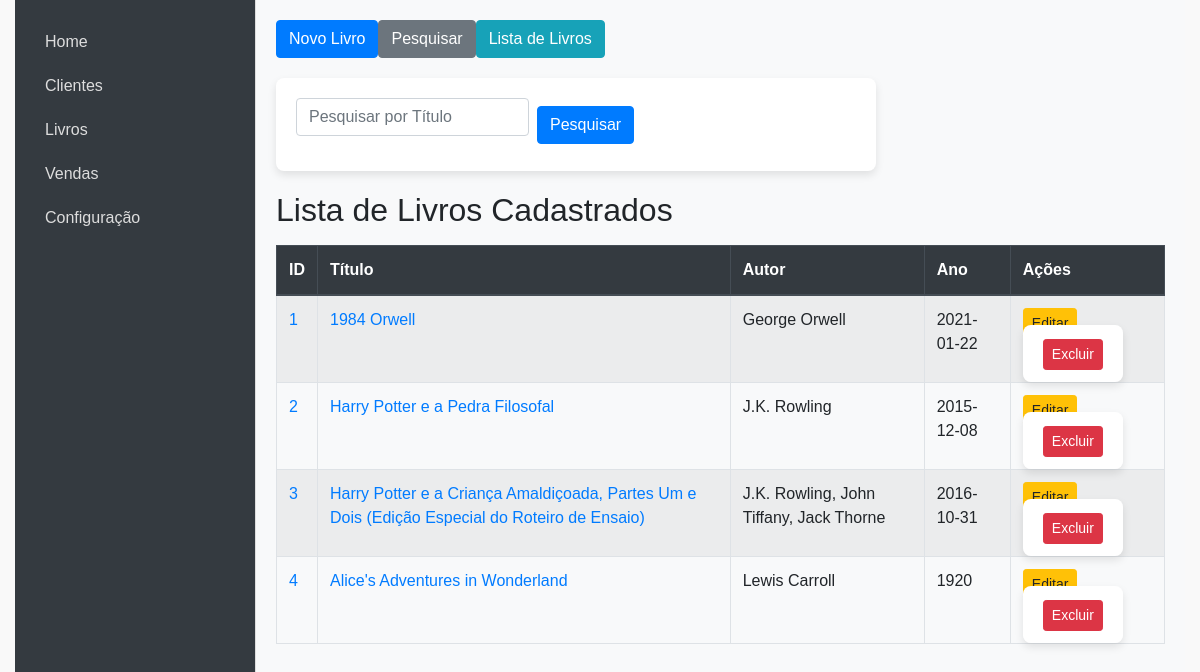
The page /livros (signed in) on the database as committed earlier.
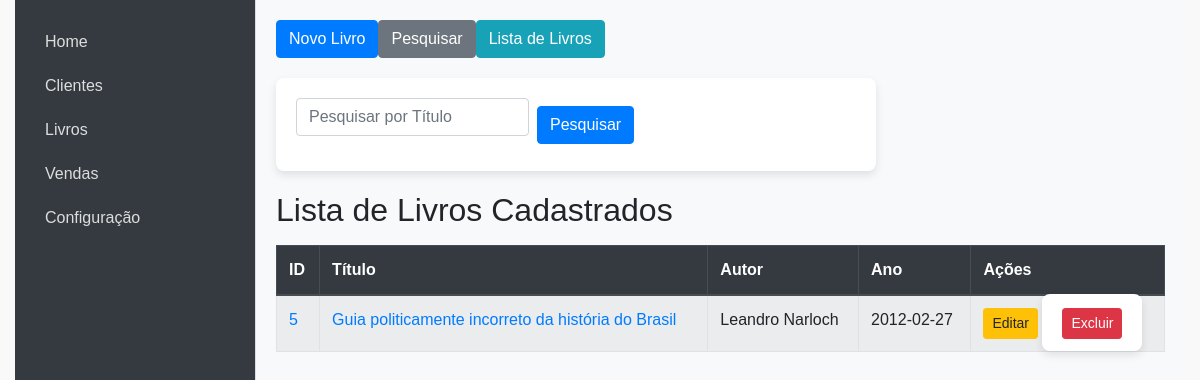
The same page on the database as committed later.
### models.py (models this page shows, shortened)
class Livro(db.Model):
    id = db.Column(db.Integer, primary_key=True)
    titulo = db.Column(db.String(100), nullable=False)
    autor = db.Column(db.String(100), nullable=False)
    editora = db.Column(db.String(100), nullable=False)
    idade_leitura = db.Column(db.String(100), nullable=False)
    isbn = db.Column(db.String(20), nullable=False)
    ano = db.Column(db.Integer, nullable=False)
    num_paginas = db.Column(db.Integer, nullable=False)
    valor = db.Column(db.Float, nullable=False)
    capa_livro = db.Column(db.String(200), nullable=True)
    estoque = db.Column(db.Integer, default=0)

### app.py (the view)
@app.route('/livros')
def livros():
    if 'username' not in session:
        return redirect(url_for('login'))
    livros = Livro.query.all()
    return render_template('livros.html', livros=livros)

### templates/livros.html (shortened to what this page needs)
{% extends "index.html" %}
{% block content %}
    <div class="top-menu mb-3 d-flex gap-2">
        <button class="btn btn-primary" onclick="window.location.href='{{ url_for('novo_livro') }}'">Novo Livro</button>
        <button id="showPesquisarButton" class="btn btn-secondary" onclick="togglePesquisar()">Pesquisar</button>
        <button class="btn btn-info" onclick="window.location.href='{{ url_for('livros') }}'">Lista de Livros</button>
    </div>
    <div id="pesquisarForm" class="hidden mb-3">
        <form action="{{ url_for('livros') }}" method="GET" class="form-inline">
            <input type="text" class="form-control mr-2" name="titulo" placeholder="Pesquisar por Título" value="{{ request.args.get('titulo', '') }}">
            <button type="submit" class="btn btn-primary">Pesquisar</button>
        </form>
    </div>
    <h2>Lista de Livros Cadastrados</h2>
    <table class="table table-striped table-bordered mt-3">
        <thead class="thead-dark">
            <tr>
                <th>ID</th>
                <th>Título</th>
                <th>Autor</th>
                <th>Ano</th>
                <th>Ações</th>
            </tr>
        </thead>
        <tbody>
            {% for livro in livros %}
            <tr>
                <td><a href="{{ url_for('visualizar_livro', id=livro.id) }}" target="_blank">{{ livro.id }}</a></td>
                <td><a href="{{ url_for('visualizar_livro', id=livro.id) }}" target="_blank">{{ livro.titulo }}</a></td>
                <td>{{ livro.autor }}</td>
                <td>{{ livro.ano }}</td>
                <td>
                    <a href="{{ url_for('editar_livro', id=livro.id) }}" class="btn btn-sm btn-warning">Editar</a>
                    <form action="{{ url_for('deletar_livro', id=livro.id) }}" method="POST" style="display:inline;">
                        <button type="submit" class="btn btn-sm btn-danger" onclick="return confirmarExclusao()">Excluir</button>
                    </form>
                </td>
            </tr>
            {% endfor %}
        </tbody>
    </table>
{% endblock %}

### templates/index.html (shortened to what this page needs)
<!DOCTYPE html>
<html lang="pt-BR">
<head>
    <link href="https://stackpath.bootstrapcdn.com/bootstrap/4.5.2/css/bootstrap.min.css" rel="stylesheet">
    <link rel="stylesheet" href="{{ url_for('static', filename='style.css') }}">
</head>
<body>
    <div class="container-fluid">
        <aside class="sidebar">
            <ul class="nav flex-column">
                <li class="nav-item"><a class="nav-link" href="/">Home</a></li>
                <li class="nav-item"><a class="nav-link" href="/clientes">Clientes</a></li>
                <li class="nav-item"><a class="nav-link" href="/livros">Livros</a></li>
                <li class="nav-item"><a class="nav-link" href="/vendas">Vendas</a></li>
                <li class="nav-item"><a class="nav-link" href="/configuracao">Configuração</a></li>
            </ul>
        </aside>
        <main class="content">
            {% block content %}{% endblock %}
        </main>
    </div>
</body>
</html>

### static/style.css (style rules this page uses)
* { margin: 0; padding: 0; box-sizing: border-box; }
body { font-family: Arial, sans-serif; background-color: #f9f9f9; height: 100vh; display: flex; }
.container-fluid { display: flex; width: 100%; height: 100%; }
.sidebar { width: 240px; background-color: #343a40; color: #fff; padding: 20px; position: fixed; height: 100%; overflow: auto; }
.sidebar .nav { flex-direction: column; }
.sidebar .nav-link { color: #ddd; font-size: 16px; padding: 10px; border-radius: 5px; }
.content { margin-left: 240px; padding: 20px; flex: 1; background-color: #f8f9fa; border-left: 1px solid #ddd; overflow-y: auto; }
form { margin: 20px 0; display: flex; flex-direction: column; width: 100%; max-width: 600px; background-color: #fff; padding: 20px; border-radius: 8px; box-shadow: 0 4px 8px rgba(0, 0, 0, 0.1); }
form input, form select { margin-bottom: 15px; padding: 10px; font-size: 14px; border: 1px solid #ddd; border-radius: 4px; width: 100%; }
form button { padding: 10px; background-color: #333; color: #fff; border: none; border-radius: 4px; font-size: 16px; cursor: pointer; }
table { width: 100%; border-collapse: collapse; margin-top: 20px; }
table th, table td { border: 1px solid #ddd; padding: 10px; text-align: left; }
table th { background-color: #f4f4f4; color: #333; }

Rows that differ between the two databases and show on the page:
removed Livro: id "1", titulo "1984 Orwell", autor "George Orwell", ano "2021-01-22"
removed Livro: id "2", titulo "Harry Potter e a Pedra Filosofal", autor "J.K. Rowling", ano "2015-12-08"
removed Livro: id "3", titulo "Harry Potter e a Criança Amaldiçoada, Partes Um e Dois (Edição Especial do Roteiro de Ensaio)", autor "J.K. Rowling, John Tiffany, Jack Thorne", ano "2016-10-31"
removed Livro: id "4", titulo "Alice's Adventures in Wonderland", autor "Lewis Carroll", ano "1920"
added Livro: id "5", titulo "Guia politicamente incorreto da história do Brasil", autor "Leandro Narloch", ano "2012-02-27"
